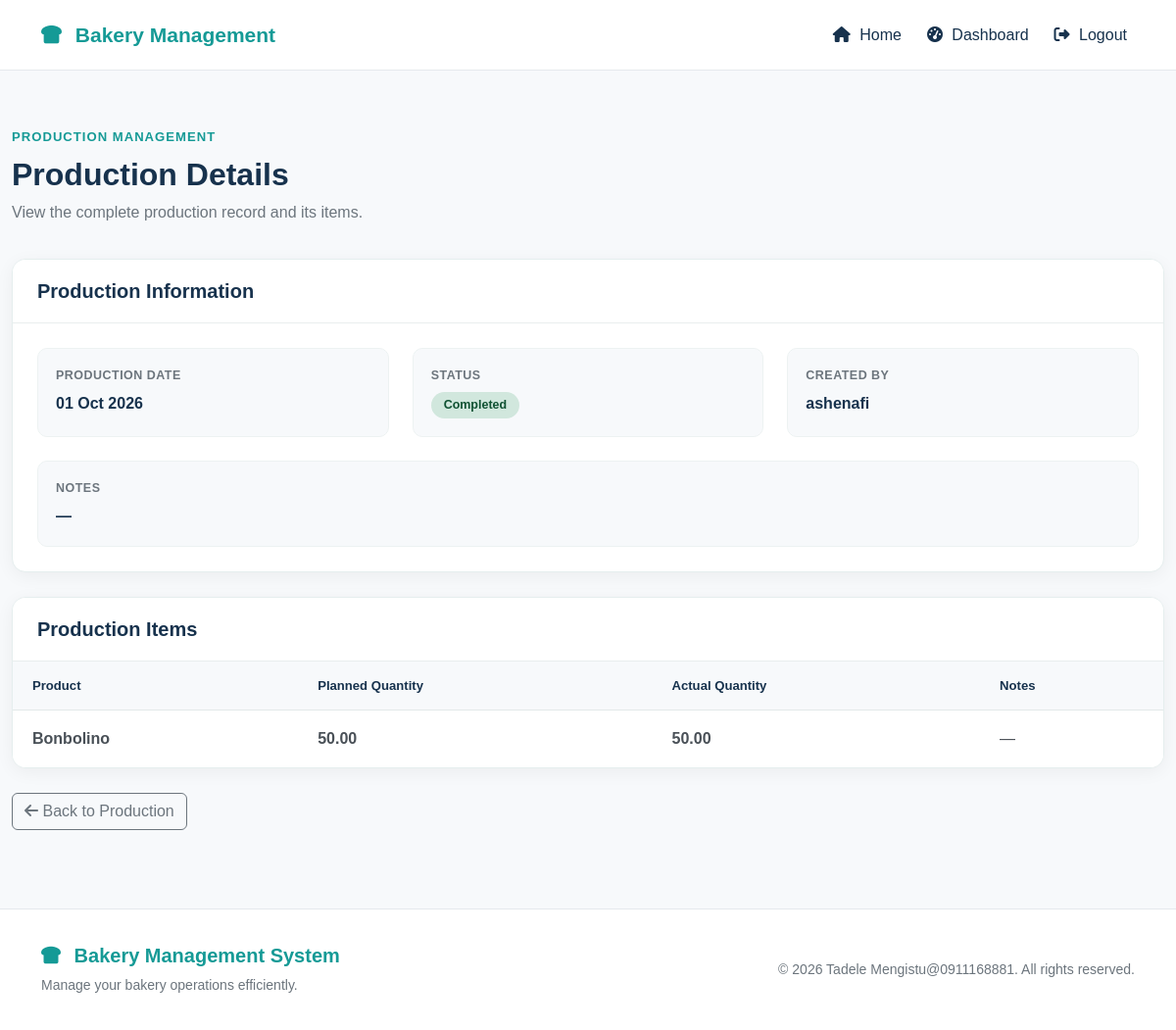
The app's page /production/21/ (signed in) with its own data.
### bekapp/models.py (models this page shows, shortened)
class Production(models.Model):
    class Status(models.TextChoices):
        PLANNED = "PLANNED", "Planned"
        IN_PROGRESS = "IN_PROGRESS", "In Progress"
        COMPLETED = "COMPLETED", "Completed"
        CANCELLED = "CANCELLED", "Cancelled"
    production_date = models.DateField()
    status = models.CharField(
        max_length=20,
        choices=Status.choices,
        default=Status.PLANNED,
    )
    notes = models.TextField(blank=True)
    created_by = models.ForeignKey(
        User,
        on_delete=models.PROTECT,
        related_name="productions_created",
    )
    started_at = models.DateTimeField(
        null=True,
        blank=True,
    )
    completed_at = models.DateTimeField(null=True, blank=True)
    stock_deducted = models.BooleanField(default=False)
    created_at = models.DateTimeField(auto_now_add=True)
    updated_at = models.DateTimeField(auto_now=True)
    class Meta:
        ordering = ["-production_date", "-created_at"]

class User(AbstractUser):
    class Role(models.TextChoices):
        OWNER = "OWNER", "Owner"
        CASHIER = "CASHIER", "Cashier"
        PRODUCTION_MANAGER = "PRODUCTION_MANAGER", "Production Manager"
    role = models.CharField(
        max_length=30,
        choices=Role.choices,
        default=Role.CASHIER,
    )

class ProductionItem(models.Model):
    production = models.ForeignKey(
        Production,
        on_delete=models.CASCADE,
        related_name="items",
    )
    product = models.ForeignKey(
        Product,
        on_delete=models.PROTECT,
        related_name="production_items",
    )
    planned_quantity = models.DecimalField(
        max_digits=10,
        decimal_places=2,
    )
    actual_quantity = models.DecimalField(
        max_digits=10,
        decimal_places=2,
        default=0,
    )
    notes = models.TextField(blank=True)
    class Meta:
        ordering = ["product__name"]

class Product(models.Model):
    category = models.ForeignKey(
        Category,
        on_delete=models.PROTECT,
        related_name="products",
    )
    name = models.CharField(max_length=150)
    description = models.TextField(blank=True)
    price = models.DecimalField(
        max_digits=10,
        decimal_places=2,
    )
    image = models.ImageField(
        upload_to="products/",
        blank=True,
        null=True,
    )
    is_available = models.BooleanField(default=True)
    created_at = models.DateTimeField(auto_now_add=True)
    updated_at = models.DateTimeField(auto_now=True)
    class Meta:
        ordering = ["name"]

### bekapp/views.py (the view)
def production_detail(request, production_id):
    if not request.user.is_authenticated:
        return redirect('login')
    if request.user.role not in ['OWNER', 'PRODUCTION_MANAGER', 'CASHIER']:
        return redirect('dashboard')
    production = Production.objects.select_related(
        'created_by'
    ).prefetch_related(
        'items__product'
    ).get(
        id=production_id
    )
    return render(
        request,
        'bekapp/production_detail.html',
        {
            'production': production,
        }
    )

### bekapp/templates/bekapp/production_detail.html (shortened to what this page needs)
{% extends 'bekapp/base.html' %}
{% load static %}
{% block extra_css %}
<link
    rel="stylesheet"
    href="{% static 'bekapp/css/production-detail.css' %}"
>
{% endblock %}
{% block content %}
<section class="production-detail">
    <div class="container-fluid">
        <div class="production-detail-header">
            <div>
                <span class="dashboard-label">
                    PRODUCTION MANAGEMENT
                </span>
                <h1>
                    Production Details
                </h1>
                <p>
                    View the complete production record and its items.
                </p>
            </div>
        </div>
        <div class="production-detail-card">
            <div class="production-detail-card-header">
                <h2>
                    Production Information
                </h2>
            </div>
            <div class="production-info">
                <div class="row g-4">
                    <div class="col-12 col-md-4">
                        <div class="production-info-box">
                            <strong>
                                Production Date
                            </strong>
                            <p>
                                {{ production.production_date|date:"d M Y" }}
                            </p>
                        </div>
                    </div>
                    <div class="col-12 col-md-4">
                        <div class="production-info-box">
                            <strong>
                                Status
                            </strong>
                            <p>
                                <span
                                    class="production-status status-{{ production.status|lower }}"
                                >
                                    {{ production.get_status_display }}
                                </span>
                            </p>
                        </div>
                    </div>
                    <div class="col-12 col-md-4">
                        <div class="production-info-box">
                            <strong>
                                Created By
                            </strong>
                            <p>
                                {{ production.created_by.username }}
                            </p>
                        </div>
                    </div>
                    <div class="col-12">
                        <div class="production-info-box">
                            <strong>
                                Notes
                            </strong>
                            <p>
                                {% if production.notes %}
                                    {{ production.notes }}
                                {% else %}
                                    —
                                {% endif %}
                            </p>
                        </div>
                    </div>
                </div>
            </div>
        </div>
        <div class="production-detail-card">
            <div class="production-detail-card-header">
                <h2>
                    Production Items
                </h2>
            </div>
            <div class="table-responsive">
                <table class="table production-items-table">
                    <thead>
                        <tr>
                            <th>
                                Product
                            </th>
                            <th>
                                Planned Quantity
                            </th>
                            <th>
                                Actual Quantity
                            </th>
                            <th>
                                Notes
                            </th>
                        </tr>
                    </thead>
                    <tbody>
                        {% for item in production.items.all %}
                        <tr>
                            <td class="production-product-name">
                                {{ item.product.name }}
                            </td>
                            <td class="production-quantity">
                                {{ item.planned_quantity }}
                            </td>
                            <td class="production-actual">
                                {{ item.actual_quantity }}
                            </td>
                            <td class="production-item-notes">
                                {% if item.notes %}
                                    {{ item.notes }}
                                {% else %}
                                    —
                                {% endif %}
                            </td>
                        </tr>
                        {% endfor %}
                    </tbody>
                </table>
            </div>
        </div>
        <div class="production-detail-actions">
            <a
                href="{% url 'production_list' %}"
                class="btn btn-outline-secondary"
            >
                <i class="fa-solid fa-arrow-left"></i>
                Back to Production
            </a>
        </div>
    </div>
</section>
{% endblock %}

### bekapp/static/bekapp/css/style.css (style rules this page uses)
html, body { margin: 0; padding: 0; }
body { min-height: 100vh; background: #f5f7f9; color: #17324d; font-family: Arial, Helvetica, sans-serif; }

### bekapp/static/bekapp/css/production-detail.css (style rules this page uses)
.production-detail { padding: 55px 0; background: #f7f9fb; min-height: 75vh; }
.production-detail-header { display: flex; justify-content: space-between; align-items: center; gap: 25px; margin-bottom: 35px; }
.production-detail-header h1 { margin: 8px 0; color: #17324d; font-size: 2rem; font-weight: 700; }
.production-detail-header p { margin: 0; color: #6c757d; font-size: 1rem; }
.production-detail-header .dashboard-label { display: inline-block; color: #159a96; font-size: 0.82rem; font-weight: 700; letter-spacing: 1px; }
.production-detail-card { margin-bottom: 25px; overflow: hidden; background: #ffffff; border: 1px solid #e5eeee; border-radius: 14px; box-shadow: 0 4px 18px rgba(0, 0, 0, 0.05); }
.production-detail-card-header { padding: 20px 25px; background: #ffffff; border-bottom: 1px solid #e9eeee; }
.production-detail-card-header h2 { margin: 0; color: #17324d; font-size: 1.25rem; font-weight: 700; }
.production-info { padding: 25px; }
.production-info-box { height: 100%; padding: 18px; background: #f7f9fb; border: 1px solid #edf2f2; border-radius: 10px; }
.production-info-box strong { display: block; margin-bottom: 7px; color: #6c757d; font-size: 0.78rem; font-weight: 700; letter-spacing: 0.5px; text-transform: uppercase; }
.production-info-box p { margin: 0; color: #17324d; font-size: 1rem; font-weight: 600; }
.production-status { display: inline-block; padding: 6px 13px; border-radius: 20px; font-size: 0.78rem; font-weight: 700; line-height: 1.2; }
.status-completed { background: #d1e7dd; color: #0f5132; }
.production-items-table { width: 100%; margin: 0; }
.production-items-table thead th { padding: 15px 20px; background: #f7f9fb; border-bottom: 1px solid #e3e9e9; color: #17324d; font-size: 0.82rem; font-weight: 700; white-space: nowrap; }
.production-items-table tbody td { padding: 17px 20px; color: #495057; vertical-align: middle; border-bottom: 1px solid #edf1f1; }
.production-items-table tbody tr:last-child td { border-bottom: none; }
.production-product-name { color: #159a96; font-weight: 700; }
.production-quantity { color: #17324d; font-weight: 600; }
.production-actual { color: #159a96; font-weight: 700; }
.production-item-notes { color: #6c757d; }
.production-detail-actions { display: flex; flex-wrap: wrap; gap: 10px; margin: 25px 0; }

### records on screen
Production: production_date "01 Oct 2026", status "Completed", created_by.username "ashenafi"
ProductionItem: product.name "Bonbolino", planned_quantity "50.00", actual_quantity "50.00"
